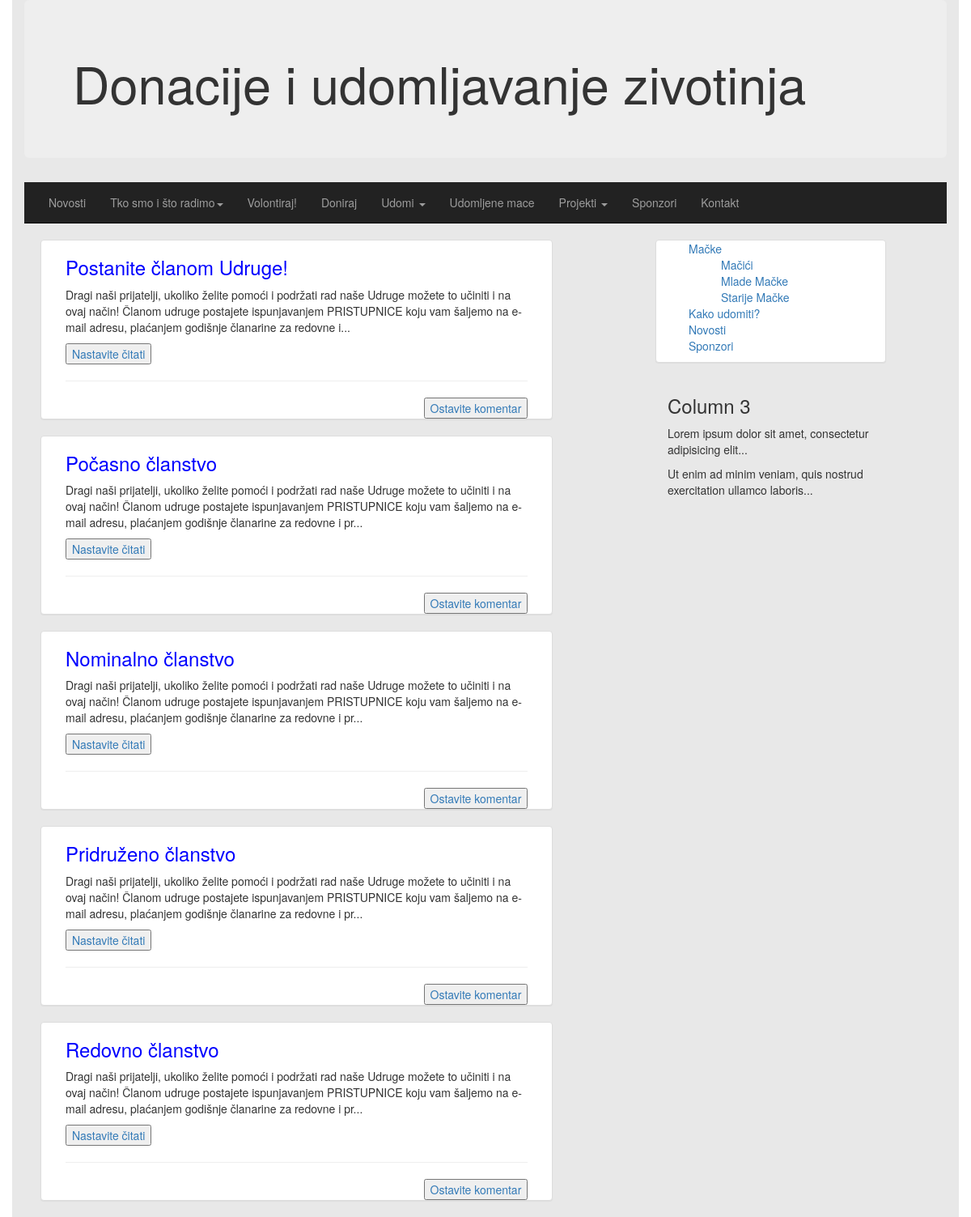
Page /clanstvo.php on the committed database.
### tables this page shows
CREATE TABLE `clanstvo` (
  `id` int(11) NOT NULL,
  `naslov` varchar(256) NOT NULL,
  `tekst` text NOT NULL,
  `datumobjave` date NOT NULL
);

### clanstvo.php (the view, shortened to what this page needs)
<!DOCTYPE html>
<html>
<head>
  <link rel="stylesheet" href="http://maxcdn.bootstrapcdn.com/bootstrap/3.3.4/css/bootstrap.min.css">
</head>
<body>
<div class="container" style="background-color:#E8E8E8">
  <div class="jumbotron">
    <h1>Donacije i udomljavanje zivotinja</h1>
  </div>
   <div class="navbar navbar-inverse navbar-static-top" role="navigation">
	   <div class="container">
    <div class="navbar-collapse collapse">
     <ul class="nav navbar-nav navbar-center">
       <li clas="active"><a href="index.php">Novosti</a></li>
       <li class="dropdown">
         <a href="#" class="dropdown-toggle" data-toggle="dropdown">Tko smo i što radimo<b class="caret"></b></a>
       </li>
       <li clas="active"><a href="volontiraj.php">Volontiraj!</a></li>
       <li clas="active"><a href="#">Doniraj</a></li>
       <li class="dropdown">
        <a href="#" class="dropdown-toggle" data-toggle="dropdown">Udomi <b class="caret"></b></a>
       </li>
       <li><a href="#">Udomljene mace</a></li>
       <li class="dropdown">
        <a href="#" class="dropdown-toggle" data-toggle="dropdown">Projekti <b class="caret"></b></a>
       </li>
       <li><a href="#">Sponzori</a></li>
       <li><a href="kontakt.php">Kontakt</a></li>
     </ul>
    </div>
	   </div>
   </div>
    <div clas="col-md-12">
    <div class="col-md-8" style="margin-left:20px">
    <?php
    $mysqli = new mysqli("localhost", "root", "root", "seminar2");
          $query= "SELECT * from clanstvo";
          $result=  $mysqli->query($query);
          while($row= $result->fetch_assoc() ){
          echo '<div class="row">';
            echo '<div class="col-md-10 panel panel-default">';
            echo '<div class="col-md-12">';
            echo '<h3 style="color:blue">' . $row['naslov']  . '</h3>';
            echo '</div>';
            $pola = substr("$row[tekst]", 0,250);
            echo '<div class="col-md-12"><p>' . $pola . '...</p>';
            echo '<button><a href="detalji.php?id=clanstvo&nav=' . $row[id] . '">Nastavite čitati</a></button><hr>';
            echo '</div>';
            echo '<div class="col-md-12 pull-right">';
            echo '<button style="float:right"><a href="#">Ostavite komentar</a></button></div>';
            echo '</div>';
            echo '</div>';
            }
    ?>
  </div>
  </div>
   <div class=" nav nav-stacked pull-center col-sm-3 panel panel-default ">
      <ul style="list-style-type:none">
      <li><a href="#">Mačke</a></li>
       <ul style="list-style-type:none">
          <li><a href="#">Mačići</a></li>
          <li><a href="#">Mlade Mačke</a></li>
          <li><a href="#">Starije Mačke</a></li>
      </ul>
      <li><a href="#">Kako udomiti?</a></li>
      <li><a href="#">Novosti</a></li>
      <li><a href="#">Sponzori</a></li>
      </ul>
     </div>
   <div class="col-sm-3">
      <h3>Column 3</h3>
      <p>Lorem ipsum dolor sit amet, consectetur adipisicing elit...</p>
      <p>Ut enim ad minim veniam, quis nostrud exercitation ullamco laboris...</p>
    </div>
  </div>
</body>
</html>

### rows in the picture
clanstvo: naslov "Postanite članom Udruge!", tekst "Dragi naši prijatelji, ukoliko želite pomoći i podržati rad naše Udruge možete to učiniti i na ovaj način! Članom udruge postajete ispunjavanjem PRISTUPNICE koju vam šaljemo na e-mail adresu, plaćanjem godišnje članarine za redovne i"
clanstvo: naslov "Počasno članstvo", tekst "Dragi naši prijatelji, ukoliko želite pomoći i podržati rad naše Udruge možete to učiniti i na ovaj način! Članom udruge postajete ispunjavanjem PRISTUPNICE koju vam šaljemo na e-mail adresu, plaćanjem godišnje članarine za redovne i pr"
clanstvo: naslov "Nominalno članstvo", tekst "Dragi naši prijatelji, ukoliko želite pomoći i podržati rad naše Udruge možete to učiniti i na ovaj način! Članom udruge postajete ispunjavanjem PRISTUPNICE koju vam šaljemo na e-mail adresu, plaćanjem godišnje članarine za redovne i pr"
clanstvo: naslov "Pridruženo članstvo", tekst "Dragi naši prijatelji, ukoliko želite pomoći i podržati rad naše Udruge možete to učiniti i na ovaj način! Članom udruge postajete ispunjavanjem PRISTUPNICE koju vam šaljemo na e-mail adresu, plaćanjem godišnje članarine za redovne i pr"
clanstvo: naslov "Redovno članstvo", tekst "Dragi naši prijatelji, ukoliko želite pomoći i podržati rad naše Udruge možete to učiniti i na ovaj način! Članom udruge postajete ispunjavanjem PRISTUPNICE koju vam šaljemo na e-mail adresu, plaćanjem godišnje članarine za redovne i pr"
